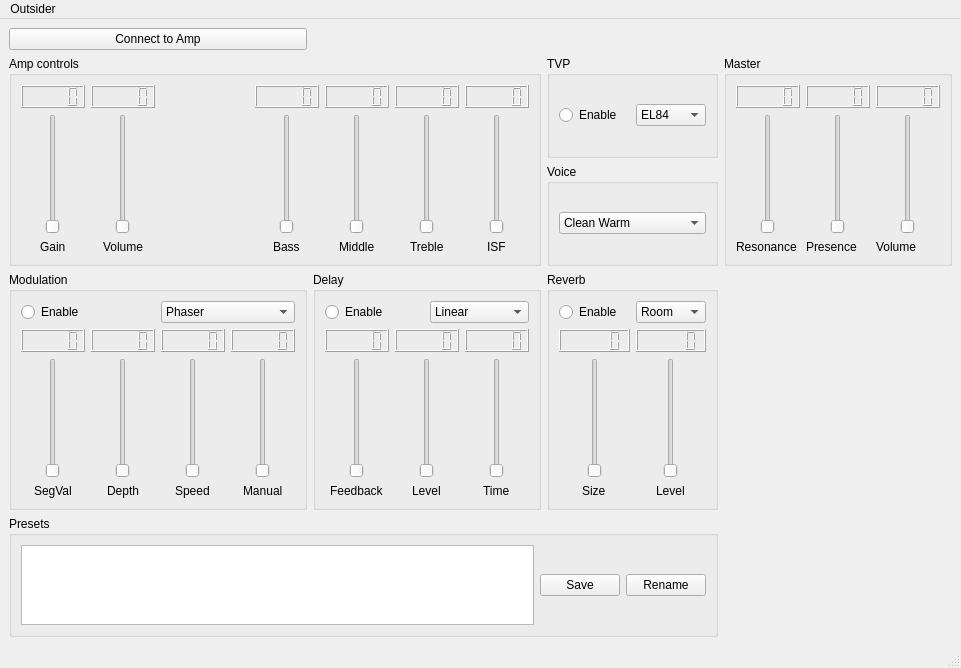
 <widget class="QMainWindow" name="MainWindow">
  <property name="geometry">
   <rect>
    <x>0</x>
    <y>0</y>
    <width>961</width>
    <height>668</height>
   </rect>
  </property>
  <property name="windowTitle">
   <string>Outsider</string>
  </property>
  <widget class="QWidget" name="centralwidget">
   <layout class="QGridLayout" name="gridLayout_10">
    <item row="1" column="3" rowspan="2">
     <widget class="QGroupBox" name="masterGroupBox">
      <property name="title">
       <string>Master</string>
      </property>
      <layout class="QGridLayout" name="gridLayout_11">
       <item row="0" column="0">
        <widget class="QLCDNumber" name="resonanceLcdNumber"/>
       </item>
       <item row="2" column="1">
        <widget class="QLabel" name="label_8">
         <property name="text">
          <string>Presence</string>
         </property>
        </widget>
       </item>
       <item row="2" column="0">
        <widget class="QLabel" name="label_5">
         <property name="text">
          <string>Resonance</string>
         </property>
        </widget>
       </item>
       <item row="1" column="1" alignment="Qt::AlignHCenter">
        <widget class="QSlider" name="presenceSlider">
         <property name="minimumSize">
          <size>
           <width>0</width>
           <height>120</height>
          </size>
         </property>
         <property name="maximum">
          <number>127</number>
         </property>
         <property name="orientation">
          <enum>Qt::Vertical</enum>
         </property>
        </widget>
       </item>
       <item row="1" column="0" alignment="Qt::AlignHCenter">
        <widget class="QSlider" name="resonanceSlider">
         <property name="minimumSize">
          <size>
           <width>0</width>
           <height>120</height>
          </size>
         </property>
         <property name="maximum">
          <number>127</number>
         </property>
         <property name="orientation">
          <enum>Qt::Vertical</enum>
         </property>
        </widget>
       </item>
       <item row="0" column="2">
        <widget class="QLCDNumber" name="masterVolumeLcdNumber"/>
       </item>
       <item row="2" column="2">
        <widget class="QLabel" name="label_9">
         <property name="text">
          <string>Volume</string>
         </property>
        </widget>
       </item>
       <item row="1" column="2" alignment="Qt::AlignHCenter">
        <widget class="QSlider" name="masterVolumeSlider">
         <property name="minimumSize">
          <size>
           <width>0</width>
           <height>120</height>
          </size>
         </property>
         <property name="maximum">
          <number>127</number>
         </property>
         <property name="orientation">
          <enum>Qt::Vertical</enum>
         </property>
        </widget>
       </item>
       <item row="0" column="1">
        <widget class="QLCDNumber" name="presenceLcdNumber"/>
       </item>
      </layout>
     </widget>
    </item>
    <item row="0" column="0">
     <widget class="QPushButton" name="connectToAmpButton">
      <property name="text">
       <string>Connect to Amp</string>
      </property>
     </widget>
    </item>
    <item row="1" column="0" rowspan="2" colspan="2">
     <widget class="QGroupBox" name="groupBox">
      <property name="title">
       <string>Amp controls</string>
      </property>
      <layout class="QGridLayout" name="gridLayout_7">
       <item row="1" column="2">
        <spacer name="horizontalSpacer">
         <property name="orientation">
          <enum>Qt::Horizontal</enum>
         </property>
         <property name="sizeHint" stdset="0">
          <size>
           <width>40</width>
           <height>20</height>
          </size>
         </property>
        </spacer>
       </item>
       <item row="0" column="1">
        <widget class="QLCDNumber" name="volumeLcdNumber">
         <property name="maximumSize">
          <size>
           <width>16777215</width>
           <height>16777215</height>
          </size>
         </property>
        </widget>
       </item>
       <item row="2" column="6" alignment="Qt::AlignHCenter">
        <widget class="QLabel" name="label_7">
         <property name="text">
          <string>ISF</string>
         </property>
        </widget>
       </item>
       <item row="0" column="5">
        <widget class="QLCDNumber" name="trebleLcdNumber">
         <property name="maximumSize">
          <size>
           <width>16777215</width>
           <height>16777215</height>
          </size>
         </property>
        </widget>
       </item>
       <item row="0" column="3">
        <widget class="QLCDNumber" name="bassLcdNumber">
         <property name="maximumSize">
          <size>
           <width>16777215</width>
           <height>16777215</height>
          </size>
         </property>
        </widget>
       </item>
       <item row="2" column="1" alignment="Qt::AlignHCenter">
        <widget class="QLabel" name="label">
         <property name="text">
          <string>Volume</string>
         </property>
        </widget>
       </item>
       <item row="0" column="4">
        <widget class="QLCDNumber" name="middleLcdNumber">
         <property name="maximumSize">
          <size>
           <width>16777215</width>
           <height>16777215</height>
          </size>
         </property>
        </widget>
       </item>
       <item row="2" column="0" alignment="Qt::AlignHCenter">
        <widget class="QLabel" name="label_2">
         <property name="text">
          <string>Gain</string>
         </property>
        </widget>
       </item>
       <item row="1" column="0" alignment="Qt::AlignHCenter">
        <widget class="QSlider" name="gainSlider">
         <property name="minimumSize">
          <size>
           <width>0</width>
           <height>120</height>
          </size>
         </property>
         <property name="maximum">
          <number>127</number>
         </property>
         <property name="orientation">
          <enum>Qt::Vertical</enum>
         </property>
        </widget>
       </item>
       <item row="0" column="0">
        <widget class="QLCDNumber" name="gainLcdNumber">
         <property name="maximumSize">
          <size>
           <width>16777215</width>
           <height>16777215</height>
          </size>
         </property>
        </widget>
       </item>
       <item row="0" column="6">
        <widget class="QLCDNumber" name="isfLcdNumber">
         <property name="maximumSize">
          <size>
           <width>16777215</width>
           <height>16777215</height>
          </size>
         </property>
        </widget>
       </item>
       <item row="1" column="1" alignment="Qt::AlignHCenter">
        <widget class="QSlider" name="volumeSlider">
         <property name="minimumSize">
          <size>
           <width>0</width>
           <height>120</height>
          </size>
         </property>
         <property name="maximum">
          <number>127</number>
         </property>
         <property name="orientation">
          <enum>Qt::Vertical</enum>
         </property>
        </widget>
       </item>
       <item row="1" column="3" alignment="Qt::AlignHCenter">
        <widget class="QSlider" name="bassSlider">
         <property name="minimumSize">
          <size>
           <width>0</width>
           <height>120</height>
          </size>
         </property>
         <property name="maximum">
          <number>127</number>
         </property>
         <property name="orientation">
          <enum>Qt::Vertical</enum>
         </property>
        </widget>
       </item>
       <item row="1" column="6" alignment="Qt::AlignHCenter">
        <widget class="QSlider" name="isfSlider">
         <property name="minimumSize">
          <size>
           <width>0</width>
           <height>120</height>
          </size>
         </property>
         <property name="maximum">
          <number>127</number>
         </property>
         <property name="orientation">
          <enum>Qt::Vertical</enum>
         </property>
        </widget>
       </item>
       <item row="1" column="4" alignment="Qt::AlignHCenter">
        <widget class="QSlider" name="middleSlider">
         <property name="minimumSize">
          <size>
           <width>0</width>
           <height>120</height>
          </size>
         </property>
         <property name="maximum">
          <number>127</number>
         </property>
         <property name="orientation">
          <enum>Qt::Vertical</enum>
         </property>
        </widget>
       </item>
       <item row="1" column="5" alignment="Qt::AlignHCenter">
        <widget class="QSlider" name="trebleSlider">
         <property name="minimumSize">
          <size>
           <width>0</width>
           <height>120</height>
          </size>
         </property>
         <property name="maximum">
          <number>127</number>
         </property>
         <property name="orientation">
          <enum>Qt::Vertical</enum>
         </property>
        </widget>
       </item>
       <item row="2" column="4" alignment="Qt::AlignHCenter">
        <widget class="QLabel" name="label_4">
         <property name="text">
          <string>Middle</string>
         </property>
        </widget>
       </item>
       <item row="2" column="3" alignment="Qt::AlignHCenter">
        <widget class="QLabel" name="label_3">
         <property name="text">
          <string>Bass</string>
         </property>
        </widget>
       </item>
       <item row="2" column="5" alignment="Qt::AlignHCenter">
        <widget class="QLabel" name="label_6">
         <property name="text">
          <string>Treble</string>
         </property>
        </widget>
       </item>
      </layout>
     </widget>
    </item>
    <item row="1" column="2">
     <widget class="QGroupBox" name="TVPGroupBox">
      <property name="title">
       <string>TVP</string>
      </property>
      <layout class="QGridLayout" name="gridLayout_9">
       <item row="0" column="0">
        <widget class="QRadioButton" name="TVPRadioButton">
         <property name="text">
          <string>Enable</string>
         </property>
        </widget>
       </item>
       <item row="0" column="1">
        <widget class="QComboBox" name="TVPComboBox">
         <property name="currentIndex">
          <number>0</number>
         </property>
         <item>
          <property name="text">
           <string>EL84</string>
          </property>
         </item>
         <item>
          <property name="text">
           <string>6V6</string>
          </property>
         </item>
         <item>
          <property name="text">
           <string>EL34</string>
          </property>
         </item>
         <item>
          <property name="text">
           <string>KT66</string>
          </property>
         </item>
         <item>
          <property name="text">
           <string>6L6</string>
          </property>
         </item>
         <item>
          <property name="text">
           <string>KT88</string>
          </property>
         </item>
        </widget>
       </item>
      </layout>
     </widget>
    </item>
    <item row="3" column="1">
     <widget class="QGroupBox" name="groupBox_3">
      <property name="title">
       <string>Delay</string>
      </property>
      <layout class="QGridLayout" name="gridLayout_4">
       <item row="0" column="0">
        <widget class="QRadioButton" name="delayRadioButton">
         <property name="text">
          <string>Enable</string>
         </property>
        </widget>
       </item>
       <item row="0" column="1">
        <widget class="QComboBox" name="delayComboBox">
         <item>
          <property name="text">
           <string>Linear</string>
          </property>
         </item>
         <item>
          <property name="text">
           <string>Analogue</string>
          </property>
         </item>
         <item>
          <property name="text">
           <string>Tape</string>
          </property>
         </item>
         <item>
          <property name="text">
           <string>Multi</string>
          </property>
         </item>
        </widget>
       </item>
       <item row="1" column="0" colspan="2">
        <layout class="QGridLayout" name="gridLayout_3">
         <item row="0" column="0">
          <widget class="QLCDNumber" name="delayFeedbackLcdNumber">
           <property name="maximumSize">
            <size>
             <width>16777215</width>
             <height>16777215</height>
            </size>
           </property>
          </widget>
         </item>
         <item row="0" column="1">
          <widget class="QLCDNumber" name="delayLevelLcdNumber">
           <property name="maximumSize">
            <size>
             <width>16777215</width>
             <height>16777215</height>
            </size>
           </property>
          </widget>
         </item>
         <item row="0" column="2">
          <widget class="QLCDNumber" name="delayTimeLcdNumber">
           <property name="maximumSize">
            <size>
             <width>16777215</width>
             <height>16777215</height>
            </size>
           </property>
          </widget>
         </item>
         <item row="1" column="0" alignment="Qt::AlignHCenter">
          <widget class="QSlider" name="delayFeedbackSlider">
           <property name="minimumSize">
            <size>
             <width>0</width>
             <height>120</height>
            </size>
           </property>
           <property name="maximum">
            <number>31</number>
           </property>
           <property name="orientation">
            <enum>Qt::Vertical</enum>
           </property>
          </widget>
         </item>
         <item row="1" column="1" alignment="Qt::AlignHCenter">
          <widget class="QSlider" name="delayLevelSlider">
           <property name="minimumSize">
            <size>
             <width>0</width>
             <height>120</height>
            </size>
           </property>
           <property name="maximum">
            <number>127</number>
           </property>
           <property name="orientation">
            <enum>Qt::Vertical</enum>
           </property>
          </widget>
         </item>
         <item row="1" column="2" alignment="Qt::AlignHCenter">
          <widget class="QSlider" name="delayTimeSlider">
           <property name="minimum">
            <number>100</number>
           </property>
           <property name="maximum">
            <number>2000</number>
           </property>
           <property name="orientation">
            <enum>Qt::Vertical</enum>
           </property>
          </widget>
         </item>
         <item row="2" column="0" alignment="Qt::AlignHCenter">
          <widget class="QLabel" name="delayFeedbackLabel">
           <property name="text">
            <string>Feedback</string>
           </property>
          </widget>
         </item>
         <item row="2" column="1" alignment="Qt::AlignHCenter">
          <widget class="QLabel" name="delayLevelLabel">
           <property name="text">
            <string>Level</string>
           </property>
          </widget>
         </item>
         <item row="2" column="2" alignment="Qt::AlignHCenter">
          <widget class="QLabel" name="delayTimeLabel">
           <property name="text">
            <string>Time</string>
           </property>
          </widget>
         </item>
        </layout>
       </item>
      </layout>
     </widget>
    </item>
    <item row="3" column="2">
     <widget class="QGroupBox" name="groupBox_4">
      <property name="title">
       <string>Reverb</string>
      </property>
      <layout class="QGridLayout" name="gridLayout_6">
       <item row="0" column="0">
        <widget class="QRadioButton" name="reverbRadioButton">
         <property name="text">
          <string>Enable</string>
         </property>
        </widget>
       </item>
       <item row="0" column="1">
        <widget class="QComboBox" name="reverbComboBox">
         <item>
          <property name="text">
           <string>Room</string>
          </property>
         </item>
         <item>
          <property name="text">
           <string>Hall</string>
          </property>
         </item>
         <item>
          <property name="text">
           <string>Spring</string>
          </property>
         </item>
         <item>
          <property name="text">
           <string>Plate</string>
          </property>
         </item>
        </widget>
       </item>
       <item row="1" column="0" colspan="2">
        <layout class="QGridLayout" name="gridLayout_5">
         <item row="0" column="0">
          <widget class="QLCDNumber" name="reverbSizeLcdNumber">
           <property name="maximumSize">
            <size>
             <width>16777215</width>
             <height>16777215</height>
            </size>
           </property>
          </widget>
         </item>
         <item row="0" column="1">
          <widget class="QLCDNumber" name="reverbLevelLcdNumber">
           <property name="maximumSize">
            <size>
             <width>16777215</width>
             <height>16777215</height>
            </size>
           </property>
          </widget>
         </item>
         <item row="1" column="0" alignment="Qt::AlignHCenter">
          <widget class="QSlider" name="reverbSizeSlider">
           <property name="minimumSize">
            <size>
             <width>0</width>
             <height>120</height>
            </size>
           </property>
           <property name="maximum">
            <number>31</number>
           </property>
           <property name="orientation">
            <enum>Qt::Vertical</enum>
           </property>
          </widget>
         </item>
         <item row="1" column="1" alignment="Qt::AlignHCenter">
          <widget class="QSlider" name="reverbLevelSlider">
           <property name="minimumSize">
            <size>
             <width>0</width>
             <height>120</height>
            </size>
           </property>
           <property name="maximum">
            <number>127</number>
           </property>
           <property name="orientation">
            <enum>Qt::Vertical</enum>
           </property>
          </widget>
         </item>
         <item row="2" column="0" alignment="Qt::AlignHCenter">
          <widget class="QLabel" name="reverbSizeLabel">
           <property name="text">
            <string>Size</string>
           </property>
          </widget>
         </item>
         <item row="2" column="1" alignment="Qt::AlignHCenter">
          <widget class="QLabel" name="reverbLevelLabel">
           <property name="text">
            <string>Level</string>
           </property>
          </widget>
         </item>
        </layout>
       </item>
      </layout>
      <zorder>reverbComboBox</zorder>
      <zorder>reverbRadioButton</zorder>
     </widget>
    </item>
    <item row="2" column="2">
     <widget class="QGroupBox" name="groupBox_5">
      <property name="title">
       <string>Voice</string>
      </property>
      <layout class="QGridLayout" name="gridLayout_8">
       <item row="0" column="0">
        <widget class="QComboBox" name="voiceComboBox">
         <item>
          <property name="text">
           <string>Clean Warm</string>
          </property>
         </item>
         <item>
          <property name="text">
           <string>Clean Bright</string>
          </property>
         </item>
         <item>
          <property name="text">
           <string>Crunch</string>
          </property>
         </item>
         <item>
          <property name="text">
           <string>Super Crunch</string>
          </property>
         </item>
         <item>
          <property name="text">
           <string>OD1</string>
          </property>
         </item>
         <item>
          <property name="text">
           <string>OD2</string>
          </property>
         </item>
        </widget>
       </item>
      </layout>
     </widget>
    </item>
    <item row="5" column="0" colspan="3">
     <widget class="QGroupBox" name="presetGroupBox">
      <property name="title">
       <string>Presets</string>
      </property>
      <layout class="QHBoxLayout" name="horizontalLayout">
       <item>
        <widget class="QListWidget" name="presetNamesList"/>
       </item>
       <item>
        <widget class="QPushButton" name="savePresetPushButton">
         <property name="text">
          <string>Save</string>
         </property>
        </widget>
       </item>
       <item>
        <widget class="QPushButton" name="renamePresetPushButton">
         <property name="text">
          <string>Rename</string>
         </property>
        </widget>
       </item>
      </layout>
     </widget>
    </item>
    <item row="3" column="0">
     <widget class="QGroupBox" name="groupBox_2">
      <property name="title">
       <string>Modulation</string>
      </property>
      <layout class="QGridLayout" name="gridLayout_2">
       <item row="0" column="0">
        <widget class="QRadioButton" name="modRadioButton">
         <property name="text">
          <string>Enable</string>
         </property>
        </widget>
       </item>
       <item row="0" column="1">
        <widget class="QComboBox" name="modComboBox">
         <item>
          <property name="text">
           <string>Phaser</string>
          </property>
         </item>
         <item>
          <property name="text">
           <string>Flanger</string>
          </property>
         </item>
         <item>
          <property name="text">
           <string>Chorus</string>
          </property>
         </item>
         <item>
          <property name="text">
           <string>Tremolo</string>
          </property>
         </item>
        </widget>
       </item>
       <item row="1" column="0" colspan="2">
        <layout class="QGridLayout" name="gridLayout">
         <item row="0" column="1">
          <widget class="QLCDNumber" name="modLevelLcdNumber">
           <property name="maximumSize">
            <size>
             <width>16777215</width>
             <height>16777215</height>
            </size>
           </property>
           <property name="styleSheet">
            <string notr="true"/>
           </property>
          </widget>
         </item>
         <item row="1" column="0" alignment="Qt::AlignHCenter">
          <widget class="QSlider" name="modSegValSlider">
           <property name="minimumSize">
            <size>
             <width>0</width>
             <height>120</height>
            </size>
           </property>
           <property name="maximum">
            <number>31</number>
           </property>
           <property name="orientation">
            <enum>Qt::Vertical</enum>
           </property>
          </widget>
         </item>
         <item row="0" column="0">
          <widget class="QLCDNumber" name="modSegValLcdNumber">
           <property name="maximumSize">
            <size>
             <width>16777215</width>
             <height>16777215</height>
            </size>
           </property>
          </widget>
         </item>
         <item row="1" column="2" alignment="Qt::AlignHCenter">
          <widget class="QSlider" name="modSpeedSlider">
           <property name="minimumSize">
            <size>
             <width>0</width>
             <height>120</height>
            </size>
           </property>
           <property name="maximum">
            <number>127</number>
           </property>
           <property name="orientation">
            <enum>Qt::Vertical</enum>
           </property>
          </widget>
         </item>
         <item row="1" column="1" alignment="Qt::AlignHCenter">
          <widget class="QSlider" name="modLevelSlider">
           <property name="minimumSize">
            <size>
             <width>0</width>
             <height>120</height>
            </size>
           </property>
           <property name="maximum">
            <number>127</number>
           </property>
           <property name="orientation">
            <enum>Qt::Vertical</enum>
           </property>
          </widget>
         </item>
         <item row="2" column="2" alignment="Qt::AlignHCenter">
          <widget class="QLabel" name="modSpeedLabel">
           <property name="text">
            <string>Speed</string>
           </property>
          </widget>
         </item>
         <item row="2" column="1" alignment="Qt::AlignHCenter">
          <widget class="QLabel" name="modLevelLabel">
           <property name="text">
            <string>Depth</string>
           </property>
          </widget>
         </item>
         <item row="2" column="0" alignment="Qt::AlignHCenter">
          <widget class="QLabel" name="modSegValLabel">
           <property name="text">
            <string>SegVal</string>
           </property>
           <property name="wordWrap">
            <bool>false</bool>
           </property>
           <property name="textInteractionFlags">
            <set>Qt::LinksAccessibleByMouse</set>
           </property>
          </widget>
         </item>
         <item row="0" column="2">
          <widget class="QLCDNumber" name="modSpeedLcdNumber">
           <property name="maximumSize">
            <size>
             <width>16777215</width>
             <height>16777215</height>
            </size>
           </property>
          </widget>
         </item>
         <item row="0" column="3">
          <widget class="QLCDNumber" name="modManualLcdNumber"/>
         </item>
         <item row="1" column="3" alignment="Qt::AlignHCenter">
          <widget class="QSlider" name="modManualSlider">
           <property name="maximum">
            <number>127</number>
           </property>
           <property name="orientation">
            <enum>Qt::Vertical</enum>
           </property>
          </widget>
         </item>
         <item row="2" column="3" alignment="Qt::AlignHCenter">
          <widget class="QLabel" name="modManualLabel">
           <property name="text">
            <string>Manual</string>
           </property>
          </widget>
         </item>
        </layout>
       </item>
      </layout>
     </widget>
    </item>
   </layout>
   <zorder>groupBox_2</zorder>
   <zorder>groupBox_3</zorder>
   <zorder>groupBox_4</zorder>
   <zorder>groupBox</zorder>
   <zorder>groupBox_5</zorder>
   <zorder>TVPGroupBox</zorder>
   <zorder>connectToAmpButton</zorder>
   <zorder>presetGroupBox</zorder>
   <zorder>masterGroupBox</zorder>
  </widget>
  <widget class="QMenuBar" name="menubar">
   <property name="geometry">
    <rect>
     <x>0</x>
     <y>0</y>
     <width>961</width>
     <height>20</height>
    </rect>
   </property>
   <widget class="QMenu" name="menuOutsider">
    <property name="title">
     <string>Outsider</string>
    </property>
   </widget>
   <addaction name="menuOutsider"/>
  </widget>
  <widget class="QStatusBar" name="statusbar"/>
 </widget>
